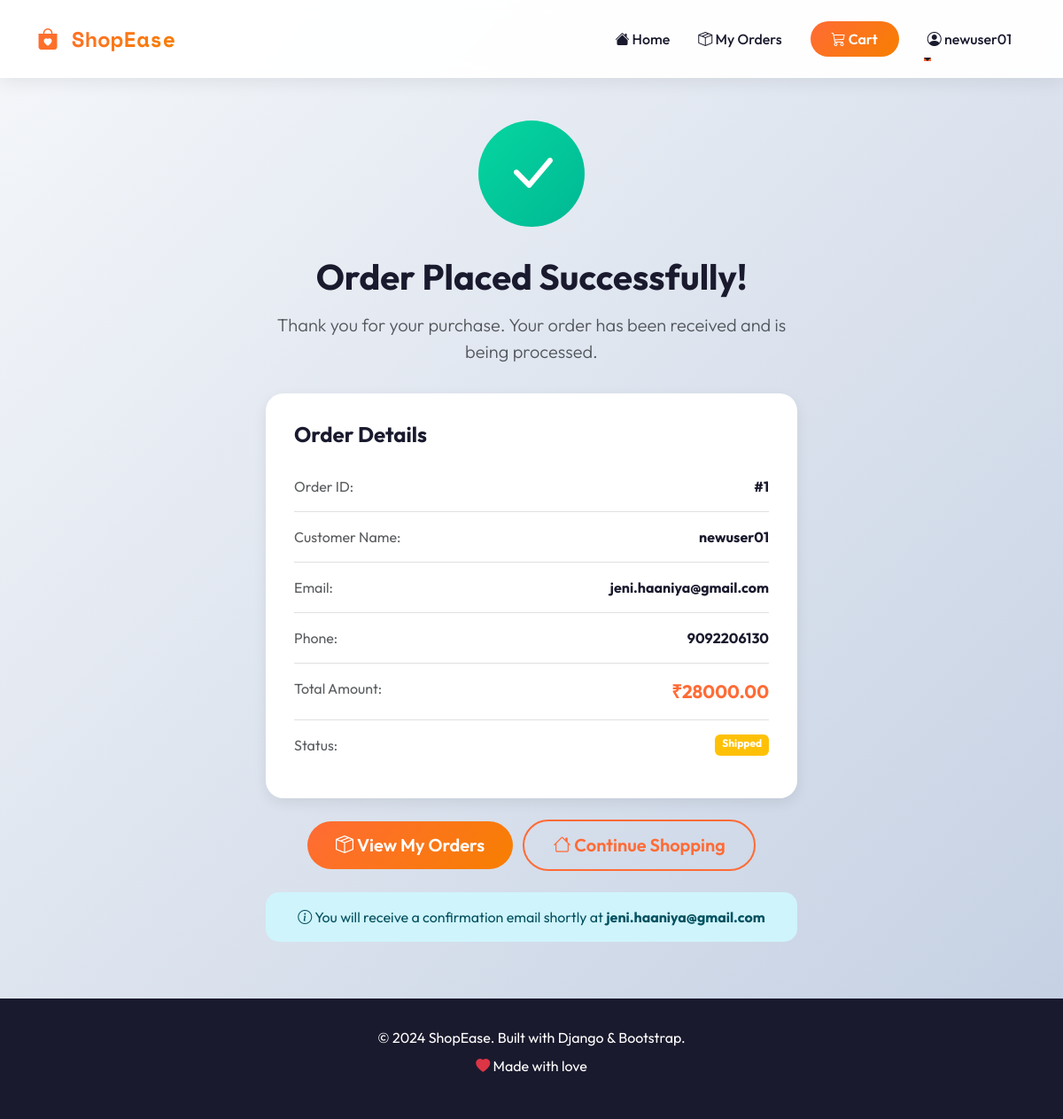
The page /order-success/1/ (signed in) on the database its author committed.
### shop/models.py (models this page shows, shortened)
class Order(models.Model):
    STATUS_CHOICES = [
        ('pending', 'Pending'),
        ('confirmed', 'Confirmed'),
        ('shipped', 'Shipped'),
        ('delivered', 'Delivered'),
        ('cancelled', 'Cancelled'),
    ]
    user = models.ForeignKey(User, on_delete=models.CASCADE)
    customer_name = models.CharField(max_length=200)
    email = models.EmailField()
    phone = models.CharField(max_length=20)
    address = models.TextField()
    total_amount = models.DecimalField(max_digits=10, decimal_places=2)
    payment_screenshot = models.ImageField(upload_to='payment_proofs/')
    status = models.CharField(max_length=20, choices=STATUS_CHOICES, default='pending')
    created_at = models.DateTimeField(auto_now_add=True)
    updated_at = models.DateTimeField(auto_now=True)
    class Meta:
        ordering = ['-created_at']

### shop/views.py (the view)
# urls.py: path('order-success/<int:order_id>/', views.order_success, name='order_success'),
@login_required
def order_success(request, order_id):
    order = get_object_or_404(Order, id=order_id, user=request.user)
    return render(request, 'shop/order_success.html', {'order': order})

### shop/context_processors.py (called while the page is built)
def cart_count(request):
    if request.user.is_authenticated:
        count = Cart.objects.filter(user=request.user).count()
    else:
        count = 0
    return {'cart_count': count}

### templates/shop/order_success.html (shortened to what this page needs)
{% extends 'base.html' %}
{% block content %}
<div class="success-container animate-fade-in">
    <div class="success-icon">
        <i class="bi bi-check-lg"></i>
    </div>
    <h1 class="fw-bold mb-3">Order Placed Successfully!</h1>
    <p class="lead text-muted mb-4">Thank you for your purchase. Your order has been received and is being processed.</p>
    <div class="order-details text-start">
        <h4 class="fw-bold mb-3">Order Details</h4>
        <div class="order-detail-row">
            <span class="text-muted">Order ID:</span>
            <span class="fw-bold">#{{ order.id }}</span>
        </div>
        <div class="order-detail-row">
            <span class="text-muted">Customer Name:</span>
            <span class="fw-bold">{{ order.customer_name }}</span>
        </div>
        <div class="order-detail-row">
            <span class="text-muted">Email:</span>
            <span class="fw-bold">{{ order.email }}</span>
        </div>
        <div class="order-detail-row">
            <span class="text-muted">Phone:</span>
            <span class="fw-bold">{{ order.phone }}</span>
        </div>
        <div class="order-detail-row">
            <span class="text-muted">Total Amount:</span>
            <span class="fw-bold" style="color: var(--primary-color); font-size: 1.3rem;">₹{{ order.total_amount }}</span>
        </div>
        <div class="order-detail-row">
            <span class="text-muted">Status:</span>
            <span class="badge bg-warning">{{ order.get_status_display }}</span>
        </div>
    </div>
    <div class="mt-4">
        <a href="{% url 'my_orders' %}" class="btn btn-primary btn-lg me-2">
            <i class="bi bi-box-seam"></i> View My Orders
        </a>
        <a href="{% url 'home' %}" class="btn btn-outline-primary btn-lg">
            <i class="bi bi-house"></i> Continue Shopping
        </a>
    </div>
    <div class="alert alert-info mt-4">
        <i class="bi bi-info-circle"></i>
        You will receive a confirmation email shortly at <strong>{{ order.email }}</strong>
    </div>
</div>
{% endblock %}

### templates/base.html (shortened to what this page needs)
<!DOCTYPE html>
<html lang="en">
<head>
    <link href="https://cdn.jsdelivr.net/npm/bootstrap@5.3.0/dist/css/bootstrap.min.css" rel="stylesheet">
    <link rel="stylesheet" href="https://cdn.jsdelivr.net/npm/bootstrap-icons@1.11.0/font/bootstrap-icons.css">
</head>
<body>
    <nav class="navbar navbar-expand-lg sticky-top">
        <div class="container">
            <a class="navbar-brand" href="{% url 'home' %}">
                <i class="bi bi-bag-heart-fill"></i> ShopEase
            </a>
            <div class="collapse navbar-collapse" id="navbarNav">
                <ul class="navbar-nav ms-auto align-items-center">
                    <li class="nav-item">
                        <a class="nav-link" href="{% url 'home' %}">
                            <i class="bi bi-house-fill"></i> Home
                        </a>
                    </li>
                    {% if user.is_authenticated %}
                        <li class="nav-item">
                            <a class="nav-link" href="{% url 'my_orders' %}">
                                <i class="bi bi-box-seam"></i> My Orders
                            </a>
                        </li>
                        <li class="nav-item">
                            <a class="nav-link" href="{% url 'cart' %}">
                                <button class="btn btn-cart">
                                    <i class="bi bi-cart3"></i> Cart
                                </button>
                            </a>
                        </li>
                        <li class="nav-item dropdown">
                            <a class="nav-link dropdown-toggle" href="#" role="button" data-bs-toggle="dropdown">
                                <i class="bi bi-person-circle"></i> {{ user.username }}
                            </a>
                        </li>
                    {% endif %}
                </ul>
            </div>
        </div>
    </nav>
    <main class="container my-5">
        {% block content %}{% endblock %}
    </main>
    <footer class="footer text-center">
        <div class="container">
            <p class="mb-0">&copy; 2024 ShopEase. Built with Django & Bootstrap.</p>
            <p class="mt-2">
                <i class="bi bi-heart-fill text-danger"></i> Made with love
            </p>
        </div>
    </footer>
</body>
</html>

### templates/base.html (style rules this page uses)
:root { --primary-color: #FF6B35; --secondary-color: #004E89; --accent-color: #F77F00; --dark: #1A1A2E; --light: #F8F9FA; --success: #06D6A0; }
* { margin: 0; padding: 0; box-sizing: border-box; }
body { font-family: 'Outfit', sans-serif; background: linear-gradient(135deg, #f5f7fa 0%, #c3cfe2 100%); min-height: 100vh; color: var(--dark); }
.navbar { background: rgba(255, 255, 255, 0.95); backdrop-filter: blur(10px); box-shadow: 0 4px 20px rgba(0, 0, 0, 0.08); padding: 1rem 0; }
.navbar-brand { font-family: 'Space Mono', monospace; font-weight: 700; font-size: 1.5rem; background: linear-gradient(135deg, var(--primary-color), var(--accent-color)); -webkit-background-clip: text; -webkit-text-fill-color: transparent; background-clip: text; }
.nav-link { font-weight: 500; color: var(--dark) !important; margin: 0 0.5rem; transition: all 0.3s ease; position: relative; }
.nav-link::after { content: ''; position: absolute; bottom: -5px; left: 0; width: 0; height: 2px; background: var(--primary-color); transition: width 0.3s ease; }
.btn-cart { position: relative; background: linear-gradient(135deg, var(--primary-color), var(--accent-color)); border: none; color: white; padding: 0.5rem 1.5rem; border-radius: 50px; font-weight: 600; transition: transform 0.3s ease; }
.btn-primary { background: linear-gradient(135deg, var(--primary-color), var(--accent-color)); border: none; padding: 0.75rem 2rem; border-radius: 50px; font-weight: 600; transition: all 0.3s ease; }
.btn-outline-primary { border: 2px solid var(--primary-color); color: var(--primary-color); background: transparent; padding: 0.75rem 2rem; border-radius: 50px; font-weight: 600; transition: all 0.3s ease; }
.alert { border-radius: 15px; border: none; padding: 1rem 1.5rem; }
.footer { background: var(--dark); color: white; padding: 2rem 0; margin-top: 4rem; }
.animate-fade-in { animation: fadeInUp 0.6s ease-out; }

### templates/shop/order_success.html (style rules this page uses)
.success-container { max-width: 600px; margin: 3rem auto; text-align: center; }
.success-icon { width: 120px; height: 120px; background: linear-gradient(135deg, var(--success), #00b894); border-radius: 50%; display: flex; align-items: center; justify-content: center; margin: 0 auto 2rem; animation: scaleIn 0.5s ease-out; }
.success-icon i { font-size: 4rem; color: white; }
.order-details { background: white; border-radius: 20px; padding: 2rem; box-shadow: 0 5px 15px rgba(0, 0, 0, 0.08); margin-top: 2rem; }
.order-detail-row { display: flex; justify-content: space-between; padding: 1rem 0; border-bottom: 1px solid #e0e0e0; }
.order-detail-row:last-child { border-bottom: none; }

### rows shown on the page
Order: id "1", customer_name "newuser01", email "jeni.haaniya@gmail.com", phone "9092206130", total_amount "28000.00", status "Shipped"

### other values the page prints
{{ user.username }} "newuser01"
